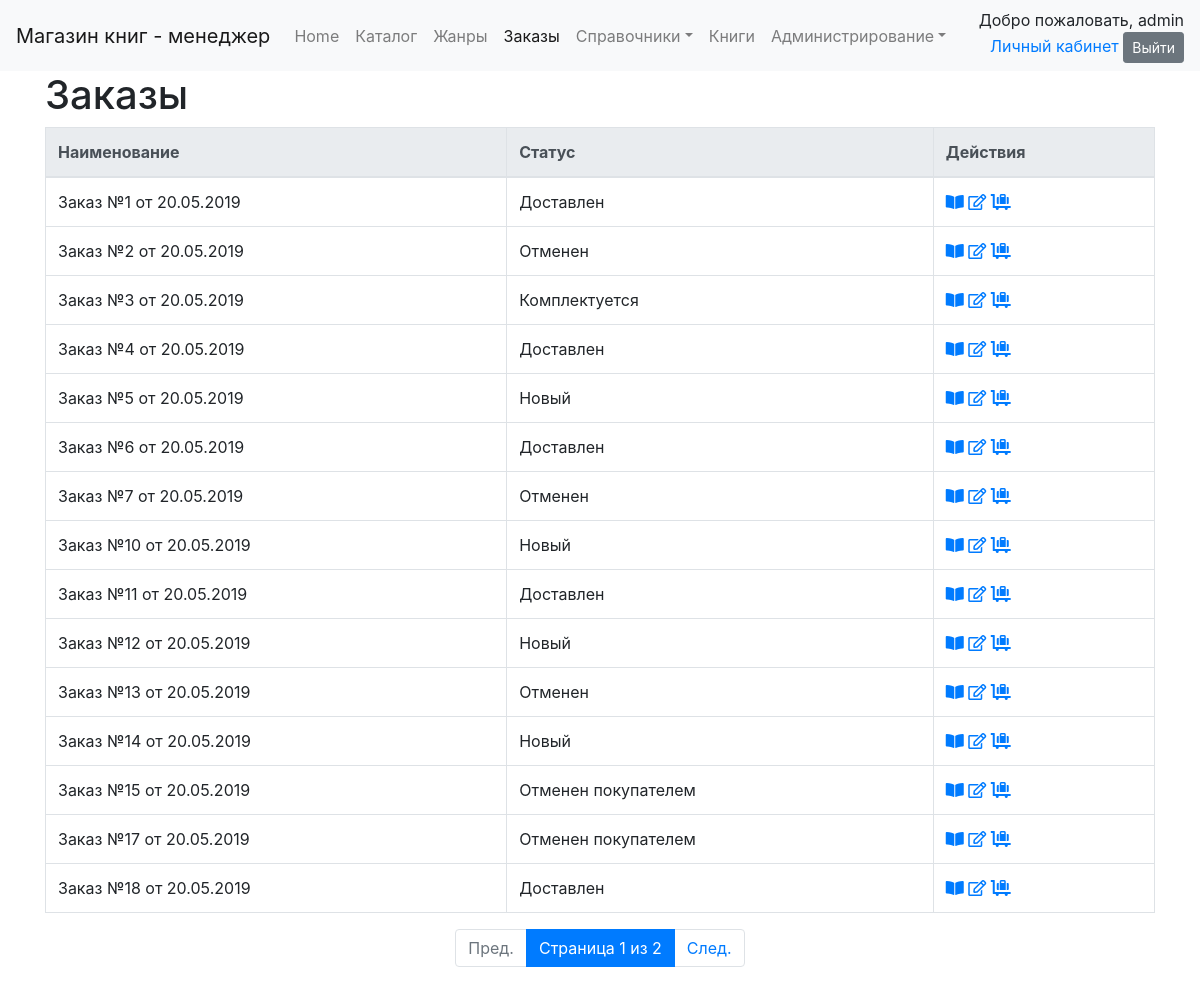
The app's page /order/all/ (signed in), older data.
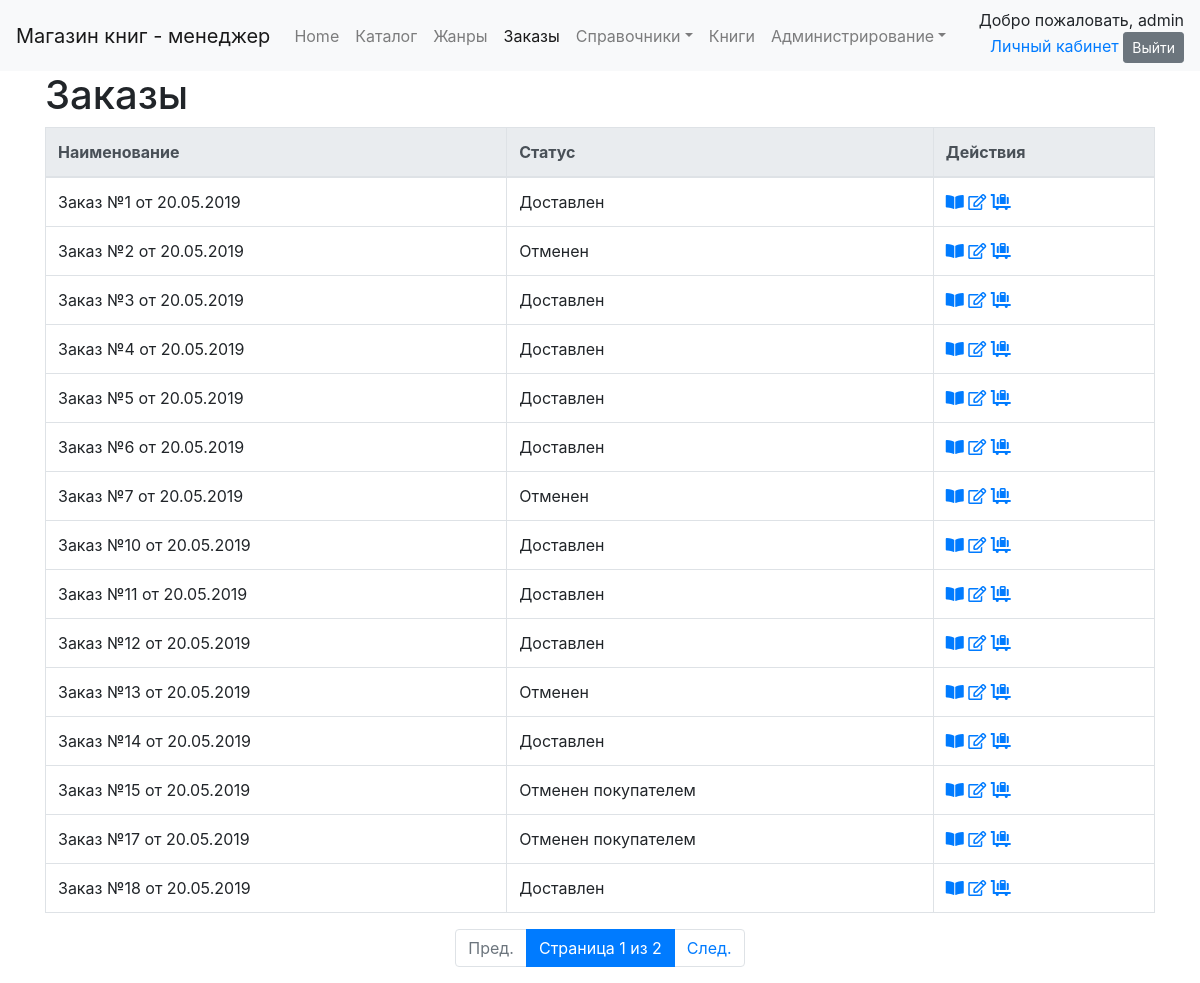
The same page, newer data.
### orderapp/models.py (models this page shows, shortened)
class Order(models.Model):
    cart = models.ForeignKey(Cart, on_delete=models.PROTECT, verbose_name='корзина', related_name='order',
                             related_query_name='order')
    status = models.ForeignKey(OrderStatus, on_delete=models.PROTECT, verbose_name='статус', related_name='order',
                               related_query_name='order')
    name = models.CharField(verbose_name='имя', max_length=50, help_text='Как к вам обращаться?')
    phone = models.CharField(max_length=15, verbose_name='телефон', help_text='Телефон для связи: +375(29)000-00-00')
    email = models.EmailField(verbose_name='email', blank=True, null=True,
                              help_text='Электронная почта: example@domain.com')
    delivery_adress = models.TextField(verbose_name='Адрес доставки',
                                       help_text='Пример: г. Минск, ул. Звездная, д. 1, кв. 7')
    comments = models.TextField(verbose_name='комментарий', blank=True, null=True)
    date_create = models.DateTimeField("Дата создания", auto_now_add=True, )
    date_update = models.DateTimeField("Дата последнего изменения", auto_now=True)
    user_comments = GenericRelation(Comment, related_query_name='order')
    def __str__(self):
        return "Заказ №" + str(self.pk) + " от " + self.date_create.strftime("%d.%m.%Y")
    def get_detail_url(self):
        return reverse_lazy('order_detail', kwargs={'pk': self.pk})
    def get_change_status_url(self):
        return reverse_lazy('order_change_status', kwargs={'pk': self.pk})
    def get_update_url(self):
        return reverse_lazy('order_update', kwargs={'pk': self.pk})
    class Meta:
        verbose_name = 'заказ'
        verbose_name_plural = 'заказы'
        permissions = [('manager', 'is_manager'), ]

### dimensionsapp/models.py (models this page shows, shortened)
class Dimension(models.Model):
    name = models.CharField("Наименование", max_length=50, unique=True)
    description = models.TextField("Описание", blank=True, )
    class Meta:
        abstract = True
        ordering = ['name']

class OrderStatus(Dimension):
    class Meta(Dimension.Meta):
        verbose_name = 'статус заказа'
        verbose_name_plural = 'статусы заказа'

### orderapp/views.py (the view)
# urls.py: path('all/', ManagerOrderListView.as_view(), name='order_list'),
class ManagerOrderListView(ManagerListView):
    model = Order
    paginate_by = 15

### dimensionsapp/templatetags/paginator_page.py (called while the page is built)
@register.filter
def paginator_page(value, arg):
    qd = value.copy()
    qd['page'] = arg
    return '?' + qd.urlencode()

### orderapp/templates/orderapp/order_list.html (shortened to what this page needs)
{% extends 'dimension_list.html' %}
{% block header %}<h1>Заказы</h1>{% endblock %}
{% block navbar %}
    {% include 'navbar.html' with active="order" %}
{% endblock %}
{% block list_header %}
    <th>Наименование</th>
    <th>Статус</th>
{% endblock %}
{% block list_element %}
    <td>{{ object }}</td>
    <td>{{ object.status.name }}</td>
{% endblock %}
{% block actions %}
    <td>
        <a href="{% block  url_view %}{{ object.get_detail_url }}{% endblock %}"
           title="Посмотреть"><i class="fas fa-book-open"></i></a>
        <a href="{% block  url_edit %}{{ object.get_update_url }}{% endblock %}"
           title="Править"><i class="far fa-edit"></i></a>
        <a href="{% block  url_delete %}{{ object.get_change_status_url }}{% endblock %}"
           title="Изменить статус"><i class="fas fa-luggage-cart"></i></a>
    </td>
{% endblock %}

### templates/dimension_list.html (shortened to what this page needs)
{% extends 'base.html' %}
{% load static %}
{% load crispy_forms_tags %}
{% load paginator_page %}
{% block body %}
    <div class="container">
        <div class="row align-items-center">
            <div class="col-auto">
                {% block header %}{% endblock %}
            </div>
        </div>
        <table class="table table-bordered">
            {% block dimension_list %}
                <thead class="thead-light">
                <tr>
                    {% block list_header %}{% endblock %}
                    <th>Действия</th>
                </tr>
                </thead>
                <tbody>
                {% for object in object_list %}
                    <tr>
                        {% block list_element %}{% endblock %}
                        {% block actions %}{% endblock %}
                    </tr>
                {% endfor %}
                </tbody>
            {% endblock %}
        </table>
        {% block paginator %}
            {% if is_paginated %}
                <ul class="pagination  justify-content-center">
                    {% if page_obj.has_previous %}
                        <li class="page-item">
                            <a href="{{ view.request.GET|paginator_page:page_obj.previous_page_number }}"
                               class="page-link">Пред.</a>
                        </li>
                    {% else %}
                        <li class="page-item disabled">
                            <a href="#" tabindex="-1" class="page-link">Пред.</a>
                        </li>
                    {% endif %}
                    <li class="page-item active">
                        <span class="page-link"> Страница {{ page_obj.number }} из {{ page_obj.paginator.num_pages }}</span>
                    </li>
                    {% if page_obj.has_next %}
                        <li class="page-item">
                            <a href="{{ view.request.GET|paginator_page:page_obj.next_page_number }}" class="page-link">След.</a>
                        </li>
                    {% else %}
                        <li class="page-item disabled">
                            <a href="#" tabindex="-1" class="page-link">След.</a>
                        </li>
                    {% endif %}
                </ul>
            {% endif %}
        {% endblock paginator %}
    </div>
{% endblock body %}

Row changes from the older to the newer data that the page shows:
changed Order "Заказ №3 от 20.05.2019": status.name "Комплектуется" → "Доставлен"
changed Order "Заказ №5 от 20.05.2019": status.name "Новый" → "Доставлен"
changed Order "Заказ №10 от 20.05.2019": status.name "Новый" → "Доставлен"
changed Order "Заказ №12 от 20.05.2019": status.name "Новый" → "Доставлен"
changed Order "Заказ №14 от 20.05.2019": status.name "Новый" → "Доставлен"
